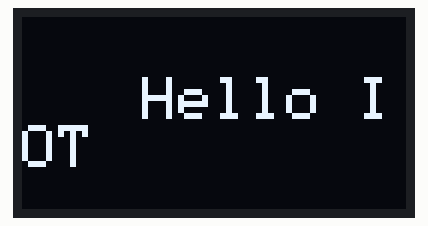
This program was run on a simulated ESP32. On the bench: 128×64 one-colour display. What the program prints to the serial monitor is not drawn.

Above: at 0.1 s.

The program:

main.cpp
```cpp
// Week3-Lecture1
// Embedded IoT System Fall-2026

// Name: Baria
// Reg#: 24-Ntu-Cs-Fl-1099


#include <Arduino.h>
#include <Wire.h>
#include <Adafruit_GFX.h>
#include <Adafruit_SSD1306.h>

#define SCREEN_WIDTH 128
#define SCREEN_HEIGHT 64

#define OLED_SDA 21
#define OLED_SCL 22
#define OLED_ADDR 0x3C

Adafruit_SSD1306 display(
    SCREEN_WIDTH,
    SCREEN_HEIGHT,
    &Wire,
    -1
);

void setup() {
    Serial.begin(115200);

    Wire.begin(OLED_SDA, OLED_SCL);

    if (!display.begin(SSD1306_SWITCHCAPVCC, OLED_ADDR)) {
        Serial.println("OLED initialization failed!");
        while (true) {
            delay(100);
        }
    }

    display.clearDisplay();
    display.setTextSize(1);
    display.setTextColor(SSD1306_WHITE);

    display.setCursor(0, 0);
    display.println("ESP32 + OLED");

    display.println("PlatformIO Ready!");
    display.println("I2C Address: 0x3C");

    display.display();

    Serial.println("OLED initialized successfully.");
}

void loop() {

    display.clearDisplay();
    display.setTextSize(2);
    display.setTextColor(SSD1306_WHITE);

    display.setCursor(40,20);

    display.println("Hello IOT");

    display.display();
}
```
